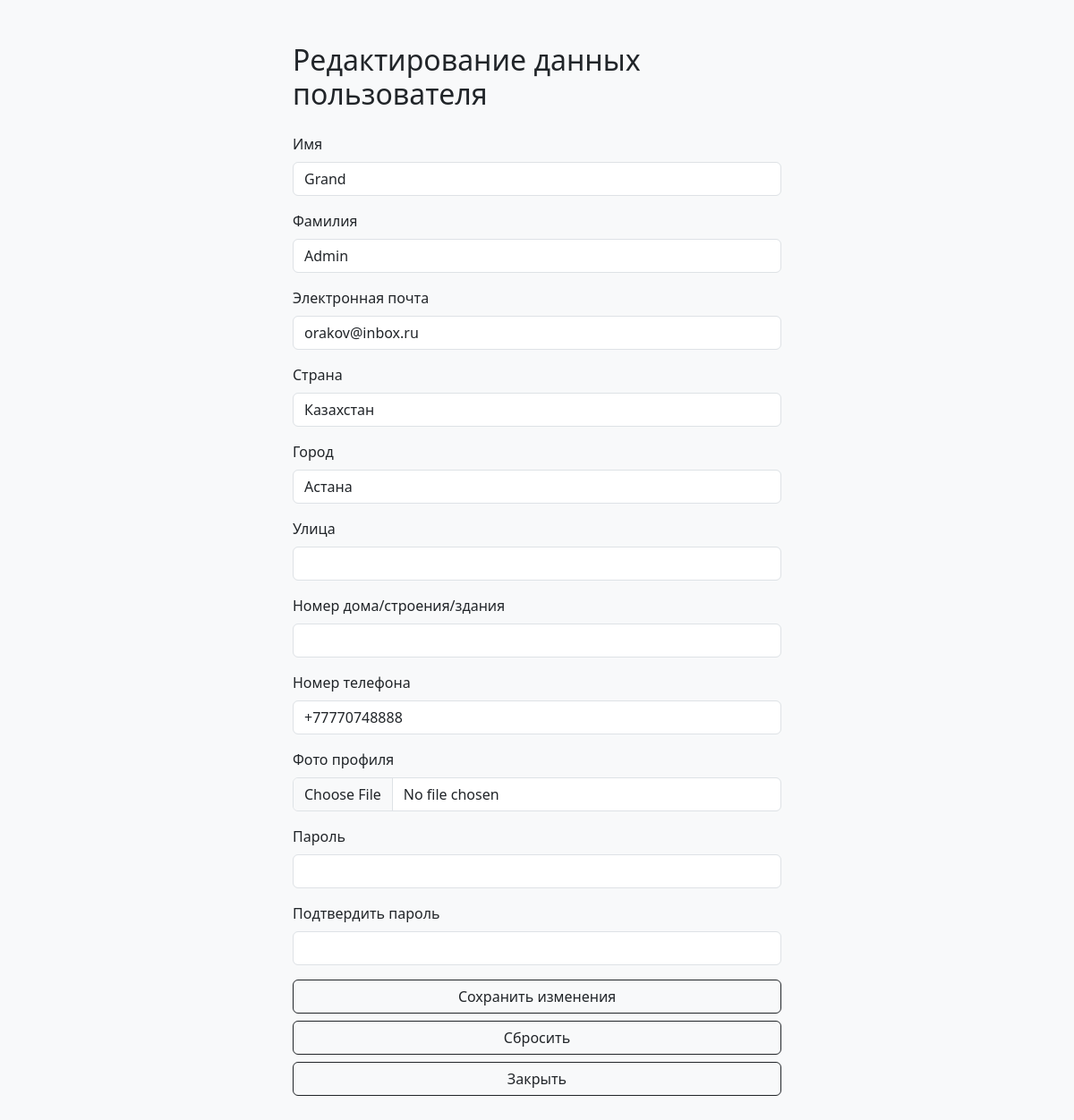
The page /edit_profile (signed in) on the database as committed earlier.
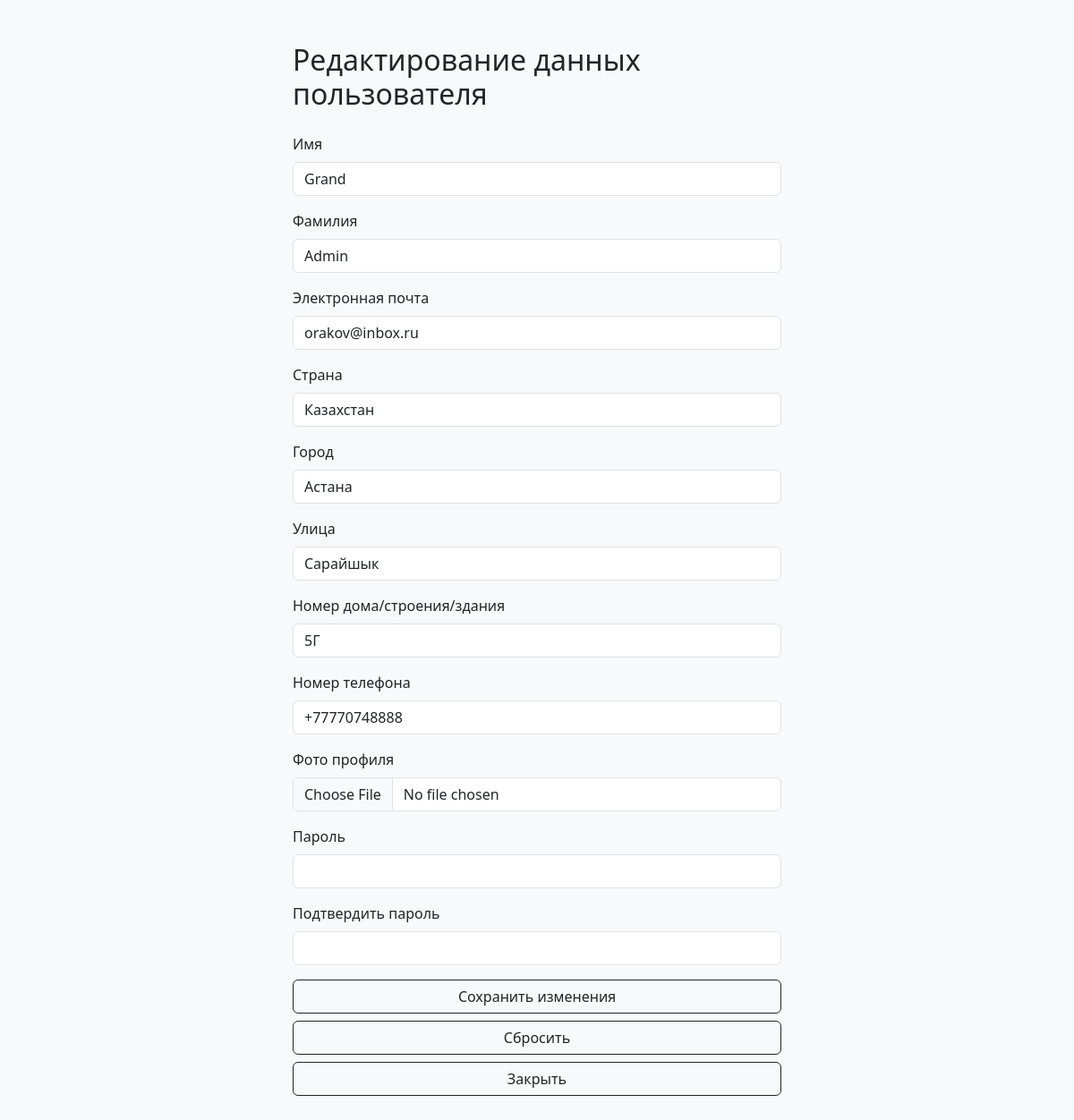
The same page on the database as committed later.
### main/models.py (models this page shows, shortened)
class CustomUser(AbstractBaseUser, PermissionsMixin):
    iin = models.CharField(max_length=12, unique=True)
    first_name = models.CharField(max_length=64)
    last_name = models.CharField(max_length=64)
    email = models.EmailField(max_length=128)
    country = models.CharField(max_length=64)
    city = models.CharField(max_length=64)
    street = models.CharField(max_length=64)
    home_number = models.CharField(max_length=64)
    phone_regex = RegexValidator(
        regex=r'^\+?1?\d{11}$',
        message='Номер телефона должен быть в международном формате: +77011234567'
    )
    phone = models.CharField(validators=[phone_regex], max_length=12)
    avatar = models.ImageField(upload_to='profile_photo', default='img/default_avatar.jpg')
    is_active = models.BooleanField(default=True)
    is_staff = models.BooleanField(default=False)
    date_joined = models.DateTimeField(default=timezone.now)
    class Meta:
        verbose_name = 'Пользователь'
        verbose_name_plural = 'Пользователи'
    USERNAME_FIELD = 'iin'
    REQUIRED_FIELDS = []
    objects = CustomUserManager()

### main/views.py (the view)
# urls.py: path('edit_profile', editProfileView, name='edit_profile_url'),
@login_required
def editProfileView(request):
    user = request.user
    if request.method == 'POST':
        form = CustomUserChangeForm(request.POST, request.FILES, instance=user)
        if form.is_valid():
            form.save()
            return redirect('cabinet_url')
    else:
        form = CustomUserChangeForm(instance=user)
    return render(request, 'edit_profile.html', {'form': form})

### main/forms.py
class CustomUserChangeForm(UserChangeForm):
    class Meta:
        model = CustomUser
        fields = ('first_name', 'last_name', 'email', 'country', 'city', 'street', 'home_number', 'phone', 'avatar')

### main/context_processors.py (called while the page is built)
def current_year(request):
    return {'current_year': datetime.datetime.now().year}

### templates/edit_profile.html (shortened to what this page needs)
{% load static %}
<!DOCTYPE html>
<html lang="en">
<head>
    <link rel="stylesheet" href="https://cdn.jsdelivr.net/npm/bootstrap@5.3.0/dist/css/bootstrap.min.css">
</head>
<body>
    <div class="container mt-5">
    <div class="row justify-content-center">
        <div class="col-md-6">
        <h2 class="mb-4">Редактирование данных пользователя</h2>
        <form method="post">
            <div class="mb-3">
                <label for="first_name" class="form-label">Имя</label>
                <input type="text" class="form-control" id="first_name" name="first_name" maxlength="64" value="{{ user.first_name }}">
            </div>
            <div class="mb-3">
                <label for="last_name" class="form-label">Фамилия</label>
                <input type="text" class="form-control" id="last_name" name="last_name" maxlength="64" value="{{ user.last_name }}">
            </div>
            <div class="mb-3">
                <label for="email" class="form-label">Электронная почта</label>
                <input type="email" class="form-control" id="email" name="email" maxlength="128" value="{{ user.email }}">
            </div>
            <div class="mb-3">
                <label for="country" class="form-label">Страна</label>
                <input type="text" class="form-control" id="country" name="country" maxlength="64" value="{{ user.country }}">
            </div>
            <div class="mb-3">
                <label for="city" class="form-label">Город</label>
                <input type="text" class="form-control" id="city" name="city" maxlength="64" value="{{ user.city }}">
            </div>
            <div class="mb-3">
                <label for="street" class="form-label">Улица</label>
                <input type="text" class="form-control" id="street" name="cistreetty" maxlength="64" value="{{ user.street }}">
            </div>
            <div class="mb-3">
                <label for="home_number" class="form-label">Номер дома/строения/здания</label>
                <input type="text" class="form-control" id="home_number" name="home_number" maxlength="64" value="{{ user.home_number }}">
            </div>
            <div class="mb-3">
                <label for="phone" class="form-label">Номер телефона</label>
                <input type="tel" class="form-control" id="phone" name="phone" pattern="^\+?[0-9]{1,12}$" maxlength="12" value="{{ user.phone }}">
            </div>
            <div class="mb-3">
                <label for="avatar" class="form-label">Фото профиля</label>
                <input type="file" class="form-control" id="avatar" name="avatar">
            </div>
            <div class="mb-3">
                <label for="password1" class="form-label">Пароль</label>
                <input type="password" class="form-control" id="password1" name="password1">
            </div>
            <div class="mb-3">
                <label for="password2" class="form-label">Подтвердить пароль</label>
                <input type="password" class="form-control" id="password2" name="password2">
            </div>
            <div class="d-grid gap-2 mt-3">
                <button type="submit" class="btn btn-outline-dark">Сохранить изменения</button>
                <button type="reset" class="btn btn-outline-dark">Сбросить</button>
                <a href="{% url 'cabinet_url' %}" class="btn btn-outline-dark">Закрыть</a>
            </div>
        </form>
        </div>
    </div>
    </div>
</body>
</html>

Rows that differ between the two databases and show on the page:
changed CustomUser "Grand": cistreetty (not shown) → "Сарайшык"; home_number (not shown) → "5Г"
